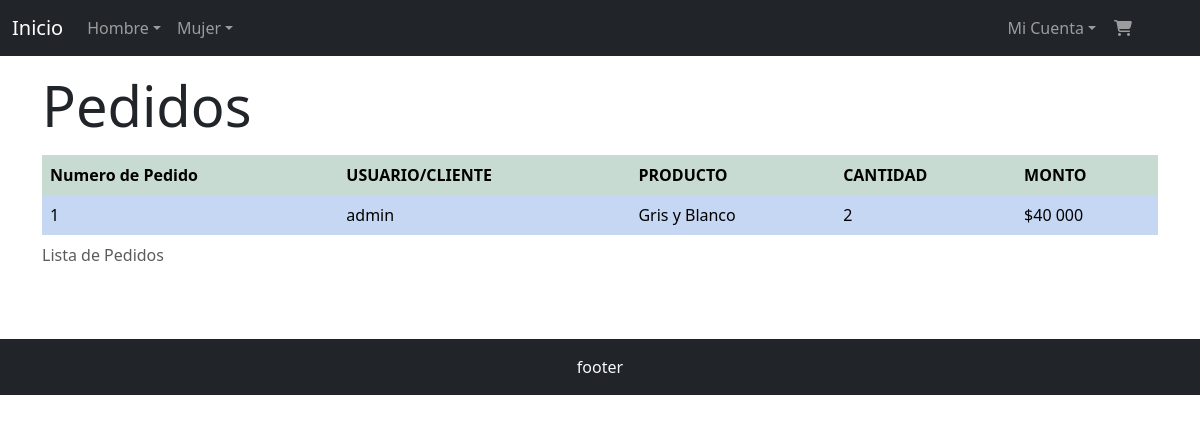
The app's page /listar, older data.
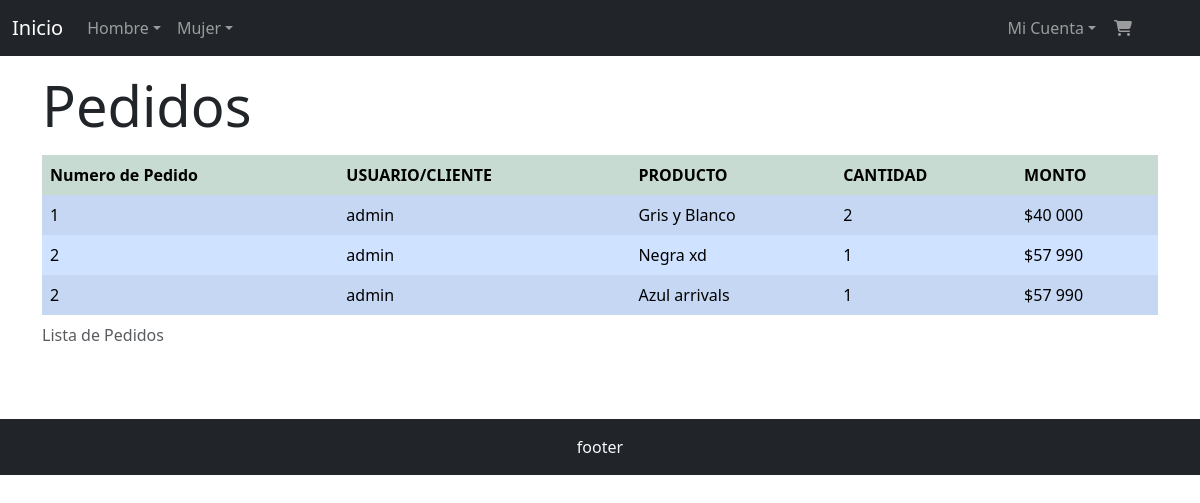
The same page, newer data.
### aplicacion/models.py (models this page shows, shortened)
class DetallePedido(models.Model):
    user=models.ForeignKey(User, on_delete=models.CASCADE)
    producto=models.ForeignKey(Producto, on_delete=models.CASCADE)
    pedido=models.ForeignKey(Pedido, on_delete=models.CASCADE)
    cantidad=models.IntegerField(default=1)
    creado_en=models.DateTimeField(auto_now_add=True)

class Pedido(models.Model):
    user=models.ForeignKey(User, on_delete=models.CASCADE)
    creado_en=models.DateTimeField(auto_now_add=True)
    monto_total=models.FloatField(null=True)
    def __str__(self):
        return str(self.id)

class Producto(models.Model):
    nombre=models.CharField(max_length=50)
    marca=models.ForeignKey(Marca, on_delete=models.PROTECT, null=True)
    categoria=models.ForeignKey(Categoria, on_delete=models.PROTECT, null=True)
    descripcion=models.TextField(max_length=300)
    precio=models.IntegerField()
    stock=models.IntegerField(validators=[MinValueValidator(0)])
    genero=models.CharField(null=True, max_length=1, choices=genero_choices)
    imagen=models.ImageField(upload_to="productos")
    def __str__(self):
        return self.nombre

### aplicacion/views.py (the view)
# urls.py: path('listar', listar, name="listar"),
def listar(request):
    pedidos = Pedido.objects.all()
    detalles = DetallePedido.objects.all()
    contexto = {
        'pedido':pedidos,
        'detalle':detalles
    }
    return render(request, 'aplicacion/pedidos/listar.html', contexto)

### carro/context_processor.py (called while the page is built)
def importe_total_carro(request):
    total = 0
    if request.user.is_authenticated:
        carro = request.session.get("carro", {})
        for key, value in carro.items():
            precio = float(value.get("precio", 0))
            total += precio
    return {"importe_total_carro": total}

### aplicacion/templates/aplicacion/pedidos/listar.html (shortened to what this page needs)
{% extends 'aplicacion/base.html' %}
{% load static %}
{% load humanize i18n %}
{% block contenido %}
<div class="mt-3">
    <h1 class="display-4">Pedidos</h1>
    <div class="table-responsive mt-3">
        <table class="table table-striped
            table-hover
            table-borderless
            table-success
            align-middle">
            <thead class="table-light">
                <caption>Lista de Pedidos</caption>
                <tr>
                    <th>Numero de Pedido</th>
                    <th>USUARIO/CLIENTE</th>
                    <th>PRODUCTO</th>
                    <th>CANTIDAD</th>
                    <th>MONTO</th>
                </tr>
            </thead>
            <tbody class="table-group-divider">
                {% for dp in detalle %}
                    <tr class="table-primary">
                        <td>{{ dp.pedido }}</td>
                        <td>{{ dp.user }}</td>
                        <td>{{ dp.producto }}</td>
                        <td>{{ dp.cantidad }}</td>
                        <td>${{ dp.pedido.monto_total|floatformat:0|intcomma}}</td>
                    </tr>
                {% endfor %}
            </tbody>
        </table>
    </div>
</div>
{% endblock contenido %}

Row changes from the older to the newer data that the page shows:
added DetallePedido: pedido "2", user "admin", producto "Negra xd", cantidad "1", pedido.monto_total "57 990"
added DetallePedido: pedido "2", user "admin", producto "Azul arrivals", cantidad "1", pedido.monto_total "57 990"
